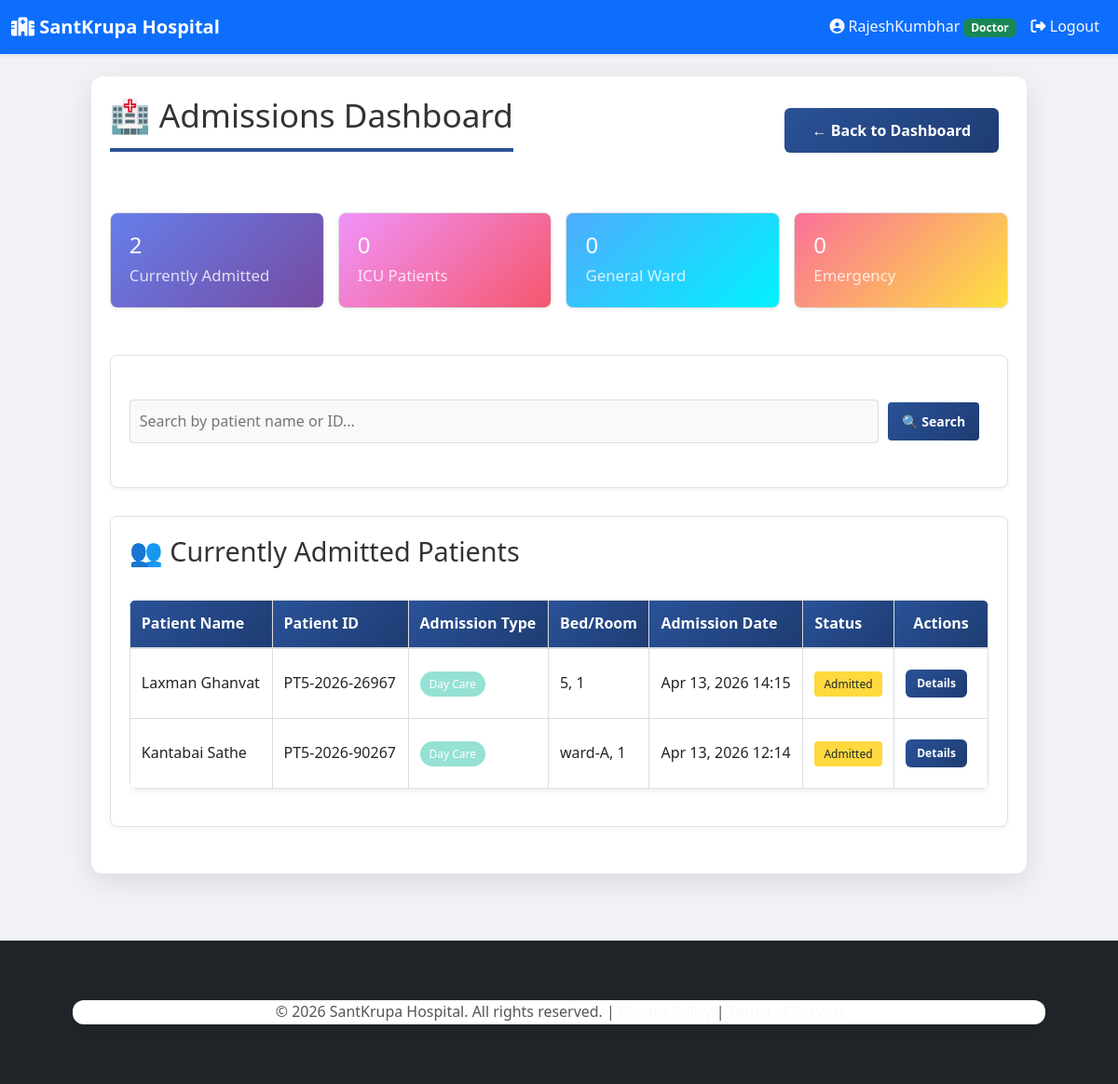
The app's page /clinic/santkrupa/doctor/admissions-dashboard/ (signed in) with its own data.
### hospital/models.py (models this page shows, shortened)
class User(AbstractUser):
    ROLE_CHOICES = [
        ('super_admin', 'Super Admin'),
        ('admin', 'Clinic Admin'),
        ('doctor', 'Doctor'),
        ('receptionist', 'Receptionist'),
        ('patient', 'Patient'),
        ('lab_tech', 'Lab Technician'),
    ]
    clinic = models.ForeignKey(Clinic, on_delete=models.CASCADE, related_name='users', null=True, blank=True)
    role = models.CharField(max_length=20, choices=ROLE_CHOICES, default='patient')
    mobile_number = models.CharField(max_length=15, null=True, blank=True)
    created_at = models.DateTimeField(auto_now_add=True)
    class Meta:
        unique_together = [['clinic', 'username']]

class PatientAdmission(models.Model):
    ADMISSION_TYPES = [
        ('general', 'General Ward'),
        ('icu', 'ICU'),
        ('emergency', 'Emergency'),
        ('day_care', 'Day Care'),
        ('isolation', 'Isolation Ward'),
    ]
    DISCHARGE_STATUS = [
        ('admitted', 'Admitted'),
        ('in_treatment', 'In Treatment'),
        ('improving', 'Improving'),
        ('stable', 'Stable'),
        ('ready_for_discharge', 'Ready for Discharge'),
        ('discharged', 'Discharged'),
        ('shifted', 'Shifted to Another Facility'),
        ('deceased', 'Deceased'),
    ]
    clinic = models.ForeignKey(Clinic, on_delete=models.CASCADE, related_name='patient_admissions', null=True, blank=True)
    patient = models.ForeignKey(Patient, on_delete=models.CASCADE, related_name='admissions')
    doctor = models.ForeignKey(Doctor, on_delete=models.SET_NULL, null=True, blank=True, related_name='admissions')
    admission_date = models.DateTimeField(auto_now_add=True)
    admission_type = models.CharField(max_length=50, choices=ADMISSION_TYPES, default='general')
    bed_number = models.CharField(max_length=50, blank=True, help_text="e.g., 'ICU-5', 'Ward-A-12'")
    room_number = models.CharField(max_length=50, blank=True)
    reason_for_admission = models.TextField(help_text="Chief complaint, symptoms")
    medical_history = models.TextField(blank=True, help_text="Relevant past medical history")
    allergies = models.TextField(blank=True, help_text="Drug allergies, food allergies, etc.")
    status = models.CharField(max_length=30, choices=DISCHARGE_STATUS, default='admitted')
    discharge_date = models.DateTimeField(null=True, blank=True)
    discharge_notes = models.TextField(blank=True)
    follow_up_date = models.DateField(null=True, blank=True)
    follow_up_instructions = models.TextField(blank=True)
    created_at = models.DateTimeField(auto_now_add=True)
    updated_at = models.DateTimeField(auto_now=True)
    objects = ClinicManager()
    class Meta:
        ordering = ['-admission_date']

class Patient(models.Model):
    STATUS_CHOICES = [
        ('registered', 'Registered'),
        ('in_diagnosis', 'In Diagnosis'),
        ('treatment_started', 'Treatment Started'),
        ('discharged', 'Discharged'),
    ]
    GENDER_CHOICES = [
        ('male', 'Male'),
        ('female', 'Female'),
        ('other', 'Other'),
    ]
    clinic = models.ForeignKey(Clinic, on_delete=models.CASCADE, related_name='patients', null=True, blank=True)
    patient_id = models.CharField(max_length=20, editable=False)
    user = models.OneToOneField(User, on_delete=models.CASCADE, null=True, blank=True)
    patient_name = models.CharField(max_length=100)
    age = models.IntegerField()
    gender = models.CharField(max_length=10, choices=GENDER_CHOICES, blank=True)
    address = models.TextField()
    phone_number = models.CharField(max_length=15)
    date_of_birth = models.DateField(null=True, blank=True)
    weight = models.FloatField(null=True, blank=True)
    registration_date = models.DateField(auto_now_add=True)
    status = models.CharField(max_length=20, choices=STATUS_CHOICES, default='registered')
    default_password = models.CharField(max_length=20, blank=True)
    registered_by = models.ForeignKey(User, on_delete=models.SET_NULL, null=True, blank=True,
                                     related_name='patients_registered',
                                     limit_choices_to={'role': 'receptionist'})
    objects = ClinicManager()
    class Meta:
        ordering = ['-registration_date']
        unique_together = [['clinic', 'patient_id']]
        indexes = [
            models.Index(fields=['clinic', 'registration_date']),
            models.Index(fields=['clinic', 'phone_number']),
            models.Index(fields=['clinic', 'patient_name']),
            models.Index(fields=['clinic', 'patient_id']),
        ]

### hospital/views.py (the view)
# urls.py: path('doctor/admissions-dashboard/', views.admissions_dashboard, name='admissions_dashboard'),
@login_required(login_url='login')
def admissions_dashboard(request, clinic_slug=None):
    if request.user.role not in ['doctor', 'admin']:
        return redirect('homepage')
    clinic = get_clinic_from_slug_or_middleware(clinic_slug, request)
    if not clinic:
        return redirect('homepage')
    current_admissions = clinic.patient_admissions.exclude(status='discharged').order_by('-admission_date')
    discharged_admissions = clinic.patient_admissions.filter(status='discharged').order_by('-discharge_date')[:10]
    total_admitted = current_admissions.count()
    icu_patients = current_admissions.filter(admission_type='icu').count()
    general_ward = current_admissions.filter(admission_type='general').count()
    emergency = current_admissions.filter(admission_type='emergency').count()
    search_query = request.GET.get('search', '')
    if search_query:
        current_admissions = current_admissions.filter(
            patient__patient_name__icontains=search_query
        ) | current_admissions.filter(
            patient__patient_id__icontains=search_query
        )
    context = {
        'current_admissions': current_admissions,
        'discharged_admissions': discharged_admissions,
        'total_admitted': total_admitted,
        'icu_patients': icu_patients,
        'general_ward': general_ward,
        'emergency': emergency,
        'search_query': search_query,
        'clinic': clinic,
    }
    return render(request, 'hospital/doctor/admissions_dashboard.html', context)

### hospital/templates/hospital/doctor/admissions_dashboard.html (shortened to what this page needs)
{% extends "hospital/base.html" %}
{% block content %}
<div class="container" style="max-width: 1400px; margin: 0 auto; padding: 20px;">
    <div style="display: flex; justify-content: space-between; align-items: center; margin-bottom: 30px;">
        <h1>🏥 Admissions Dashboard</h1>
        {% if clinic %}
            <a href="{% url 'doctor_dashboard' clinic_slug=clinic.slug %}" class="btn" style="background-color: #666;">
                ← Back to Dashboard
            </a>
        {% endif %}
    </div>
    <div style="display: grid; grid-template-columns: repeat(auto-fit, minmax(200px, 1fr)); gap: 15px; margin-bottom: 30px;">
        <div class="card" style="background: linear-gradient(135deg, #667eea 0%, #764ba2 100%); color: white; padding: 20px; border-radius: 8px;">
            <h3 style="margin: 0; font-size: 24px; color: white;">{{ total_admitted }}</h3>
            <p style="margin: 5px 0 0 0; color: rgba(255,255,255,0.8);">Currently Admitted</p>
        </div>
        <div class="card" style="background: linear-gradient(135deg, #f093fb 0%, #f5576c 100%); color: white; padding: 20px; border-radius: 8px;">
            <h3 style="margin: 0; font-size: 24px; color: white;">{{ icu_patients }}</h3>
            <p style="margin: 5px 0 0 0; color: rgba(255,255,255,0.8);">ICU Patients</p>
        </div>
        <div class="card" style="background: linear-gradient(135deg, #4facfe 0%, #00f2fe 100%); color: white; padding: 20px; border-radius: 8px;">
            <h3 style="margin: 0; font-size: 24px; color: white;">{{ general_ward }}</h3>
            <p style="margin: 5px 0 0 0; color: rgba(255,255,255,0.8);">General Ward</p>
        </div>
        <div class="card" style="background: linear-gradient(135deg, #fa709a 0%, #fee140 100%); color: white; padding: 20px; border-radius: 8px;">
            <h3 style="margin: 0; font-size: 24px; color: white;">{{ emergency }}</h3>
            <p style="margin: 5px 0 0 0; color: rgba(255,255,255,0.8);">Emergency</p>
        </div>
    </div>
    <div class="card" style="margin-bottom: 30px;">
        <form method="get" style="display: flex; gap: 10px; align-items: center;">
            <input type="text" name="search" placeholder="Search by patient name or ID..."
                   value="{{ search_query }}" style="flex: 1; padding: 10px; border: 1px solid #ddd; border-radius: 4px;">
            <button type="submit" class="btn">🔍 Search</button>
        </form>
    </div>
    <div class="card" style="margin-bottom: 30px;">
        <h2>👥 Currently Admitted Patients</h2>
        {% if current_admissions %}
            <div style="overflow-x: auto;">
                <table style="width: 100%; border-collapse: collapse;">
                    <thead>
                        <tr style="background-color: #f5f5f5; border-bottom: 2px solid #ddd;">
                            <th style="padding: 12px; text-align: left; border: 1px solid #ddd;">Patient Name</th>
                            <th style="padding: 12px; text-align: left; border: 1px solid #ddd;">Patient ID</th>
                            <th style="padding: 12px; text-align: left; border: 1px solid #ddd;">Admission Type</th>
                            <th style="padding: 12px; text-align: left; border: 1px solid #ddd;">Bed/Room</th>
                            <th style="padding: 12px; text-align: left; border: 1px solid #ddd;">Admission Date</th>
                            <th style="padding: 12px; text-align: left; border: 1px solid #ddd;">Status</th>
                            <th style="padding: 12px; text-align: center; border: 1px solid #ddd;">Actions</th>
                        </tr>
                    </thead>
                    <tbody>
                        {% for admission in current_admissions %}
                            <tr style="border-bottom: 1px solid #eee;">
                                <td style="padding: 12px; border: 1px solid #ddd;">{{ admission.patient.patient_name }}</td>
                                <td style="padding: 12px; border: 1px solid #ddd;">{{ admission.patient.patient_id }}</td>
                                <td style="padding: 12px; border: 1px solid #ddd;">
                                    <span style="background-color:
                                        {% if admission.admission_type == 'icu' %}#ff6b6b
                                        {% elif admission.admission_type == 'emergency' %}#ffa500
                                        {% elif admission.admission_type == 'general' %}#4ecdc4
                                        {% else %}#95e1d3{% endif %};
                                        color: white; padding: 5px 10px; border-radius: 20px; font-size: 12px;">
                                        {{ admission.get_admission_type_display }}
                                    </span>
                                </td>
                                <td style="padding: 12px; border: 1px solid #ddd;">
                                    {{ admission.bed_number }}{% if admission.room_number %}, {{ admission.room_number }}{% endif %}
                                </td>
                                <td style="padding: 12px; border: 1px solid #ddd;">{{ admission.admission_date|date:"M d, Y H:i" }}</td>
                                <td style="padding: 12px; border: 1px solid #ddd;">
                                    <span style="background-color:
                                        {% if admission.status == 'admitted' %}#ffd93d
                                        {% elif admission.status == 'in_treatment' %}#6bcf7f
                                        {% elif admission.status == 'improving' %}#4ecdc4
                                        {% elif admission.status == 'stable' %}#a8dadc
                                        {% else %}#f1faee{% endif %};
                                        padding: 5px 10px; border-radius: 4px; font-size: 12px;">
                                        {{ admission.get_status_display }}
                                    </span>
                                </td>
                                <td style="padding: 12px; text-align: center; border: 1px solid #ddd;">
                                    <a href="{% url 'admission_details' admission_id=admission.id clinic_slug=clinic.slug %}"
                                       class="btn" style="padding: 6px 12px; font-size: 12px;">Details</a>
                                </td>
                            </tr>
                        {% endfor %}
                    </tbody>
                </table>
            </div>
        {% else %}
            <p style="color: #999; text-align: center; padding: 20px;">No patients currently admitted.</p>
        {% endif %}
    </div>
</div>
{% endblock %}

### hospital/templates/hospital/base.html (shortened to what this page needs)
{% load static %}
<!DOCTYPE html>
<html lang="en">
<head>
    <link href="https://cdnjs.cloudflare.com/ajax/libs/bootstrap/5.3.0/css/bootstrap.min.css" rel="stylesheet">
    <link rel="stylesheet" href="https://cdnjs.cloudflare.com/ajax/libs/font-awesome/6.4.0/css/all.min.css">
    <link rel="stylesheet" type="text/css" href="{% static 'style.css' %}">
</head>
<body>
    <nav class="navbar navbar-expand-lg navbar-dark bg-primary shadow-sm">
        <div class="container-fluid">
            <a class="navbar-brand fw-bold fs-5" href="{% url 'homepage' %}">
                <i class="fas fa-hospital"></i> SantKrupa Hospital
            </a>
            <div class="collapse navbar-collapse" id="navbarNav">
                <ul class="navbar-nav ms-auto">
                    {% if user.is_authenticated %}
                        <li class="nav-item">
                            <span class="nav-link text-light">
                                <i class="fas fa-user-circle"></i> {{ user.username }}
                                <span class="badge bg-success">{{ user.get_role_display }}</span>
                            </span>
                        </li>
                        <li class="nav-item">
                            <a class="nav-link text-light" href="{% url 'logout' %}">
                                <i class="fas fa-sign-out-alt"></i> Logout
                            </a>
                        </li>
                    {% else %}
                        <li class="nav-item">
                            <a class="nav-link text-light" href="{% url 'login' %}">
                                <i class="fas fa-sign-in-alt"></i> Login
                            </a>
                        </li>
                    {% endif %}
                </ul>
            </div>
        </div>
    </nav>
    <main class="min-vh-100 py-4">
        <div class="container-lg">
            {% block content %}
            {% endblock %}
        </div>
    </main>
    <footer class="bg-dark text-light py-4 mt-5">
        <div class="container text-center">
            <p class="mb-0">&copy; 2026 SantKrupa Hospital. All rights reserved. |
            <a href="#" class="text-light">Privacy Policy</a> |
            <a href="#" class="text-light">Terms of Service</a></p>
        </div>
    </footer>
</body>
</html>

### records on screen
User: username "RajeshKumbhar", role "Doctor"
PatientAdmission: patient.patient_name "Laxman Ghanvat", patient.patient_id "PT5-2026-26967", admission_type "Day Care", bed_number "5", room_number "1", admission_date "Apr 13, 2026 14:15", status "Admitted"
PatientAdmission: patient.patient_name "Kantabai Sathe", patient.patient_id "PT5-2026-90267", admission_type "Day Care", bed_number "ward-A", room_number "1", admission_date "Apr 13, 2026 12:14", status "Admitted"

### other values on screen
{{ total_admitted }} "2"
{{ icu_patients }} "0"
{{ general_ward }} "0"
{{ emergency }} "0"
